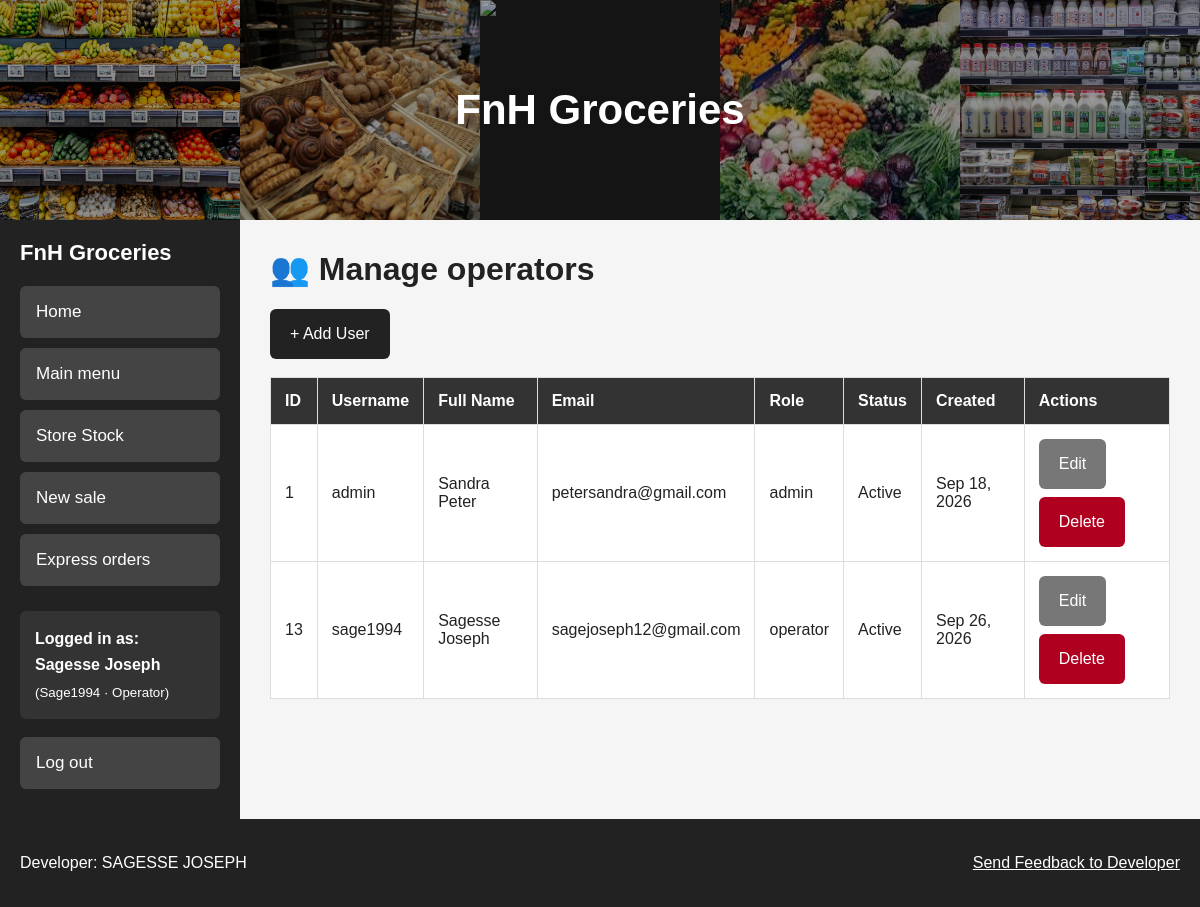
The app's page /operators/user.php (signed in) with its own data.
### tables this page shows
CREATE TABLE `users` (
  `user_id` int(10) UNSIGNED NOT NULL,
  `username` varchar(30) NOT NULL,
  `password_hash` varchar(255) NOT NULL,
  `full_name` varchar(80) NOT NULL,
  `email` varchar(200) NOT NULL,
  `role` enum('admin','operator') NOT NULL DEFAULT 'operator',
  `is_active` tinyint(4) NOT NULL DEFAULT 1,
  `created_at` datetime NOT NULL DEFAULT current_timestamp()
);

### includes/helpers.php (called while the page is built, shortened)
<?php
function h($value): string
{
    return htmlspecialchars((string)$value, ENT_QUOTES, 'UTF-8');
}

### includes/auth.php (called while the page is built, shortened)
<?php
function current_user()
{
    return isset($_SESSION['user']) ? $_SESSION['user'] : null;
}

### includes/navbar.php (called while the page is built)
<?php
function all_nav_items(): array
{
    return array(
        array('label' => 'Home',             'file' => '/FnH-Groceries/home.php',            'icon' => 'home.png',  'roles' => array('admin', 'operator')),
        array('label' => 'Main menu',        'file' => '/FnH-Groceries/menu.php',            'icon' => 'menu.png',  'roles' => array('admin', 'operator')),
        array('label' => 'Store Stock ',     'file' => '/FnH-Groceries/stock/index.php',           'icon' => 'stock.png', 'roles' => array('admin', 'operator')),
        array('label' => 'New sale',         'file' => '/FnH-Groceries/sales/new.php',        'icon' => 'new.png',  'roles' => array('admin', 'operator')),
        array('label' => 'Operators',        'file' => '/FnH-Groceries/operators/user.php',   'icon' => 'users.png',       'roles' => array('admin')),
        array('label' => 'Express orders', 'file' => '/FnH-Groceries/express/index.php', 'icon' => 'express.png', 'roles' => array('admin', 'operator')),
    );
}
function nav_items_for(array $user): array
{
    $items = array();
    foreach (all_nav_items() as $item) {
        if (in_array($user['role'], $item['roles'], true)) {
            $items[] = $item;
        }
    }
    return $items;
}

### includes/database.php (called while the page is built)
<?php
function db(): PDO
{
    static $pdo = null;
    if ($pdo === null) {
        $dsn = 'mysql:host=' . DB_HOST . ';dbname=' . DB_NAME . ';charset=utf8mb4';
        $pdo = new PDO($dsn, DB_USER, DB_PASS, array(
            PDO::ATTR_ERRMODE            => PDO::ERRMODE_EXCEPTION,
            PDO::ATTR_DEFAULT_FETCH_MODE => PDO::FETCH_ASSOC,
            PDO::ATTR_EMULATE_PREPARES   => false,
        ));
    }
    return $pdo;
}
?>

### includes/manage-operators-functions.php (called while the page is built, shortened)
<?php
function list_users(?string $role = null): array
{
    $sql = 'SELECT user_id, username, full_name, email, role, is_active, created_at FROM users';
    $sql .= ' ORDER BY role, username';
    $stmt = db()->prepare($sql);
    $params = ($role !== null) ? [$role] : [];
    $stmt->execute($params);
    return $stmt->fetchAll();
}

### operators/user.php (the view, shortened to what this page needs)
<?php
$list = list_users();
require __DIR__ . '/../includes/header.php';
?>
<h1>👥 Manage operators</h1>
<a href="add-user.php" class="button button-primary">
    + Add User
</a>
<br><br>
<table>
    <thead>
        <tr>
            <th>ID</th>
            <th>Username</th>
            <th>Full Name</th>
            <th>Email</th>
            <th>Role</th>
            <th>Status</th>
            <th>Created</th>
            <th>Actions</th>
        </tr>
    </thead>
    <tbody>
        <?php if (!empty($list)): ?>
            <?php foreach ($list as $user): ?>
                <?php $created = strtotime((string)$user['created_at']); ?>
                <tr>
                    <td><?= (int)$user['user_id'] ?></td>
                    <td><?= $user['username'] ?></td>
                    <td><?= $user['full_name'] ?></td>
                    <td><?= $user['email'] ?></td>
                    <td><?= $user['role'] ?></td>
                    <td><?= $user['is_active'] ? 'Active' : 'Inactive' ?></td>
                    <td><?= $created === false ? '' : date('M j, Y', $created) ?></td>
                    <td>
                        <div class="actions">
                            <a href="edit-user.php?id=<?= (int)$user["user_id"] ?>" class="button button-secondary">
                                Edit
                            </a>
                            <a href="delete-user.php?id=<?= (int)$user["user_id"] ?>" class="button button-danger" onclick="return confirm('Delete this operator?');">
                                Delete
                            </a>
                        </div>
                    </td>
                </tr>
            <?php endforeach; ?>
        <?php endif; ?>
    </tbody>
</table>
<?php require __DIR__ . '/../includes/footer.php'; ?>

### includes/header.php (shortened to what this page needs)
<?php
$user = current_user();
?>
<!DOCTYPE html>
<html lang="en">
<head>
    <link
        rel="stylesheet"
        href="/FnH-Groceries/assets/css/style.css">
</head>
<body>
    <header class="site-header">
        <div class="banner">
            <img
                src="/FnH-Groceries/assets/images/banner/fruit.png"
                alt="Fresh fruit">
            <img
                src="/FnH-Groceries/assets/images/banner/bread.png"
                alt="Fresh bread">
            <img
                src="/FnH-Groceries/assets/images/banner/grocery.png"
                alt="Groceries">
            <img
                src="/FnH-Groceries/assets/images/banner/vegetables.png"
                alt="Fresh vegetables">
            <img
                src="/FnH-Groceries/assets/images/banner/milk.png"
                alt="Milk">
            <div class="banner-title">
                <?php echo h(SITE_TITLE); ?>
            </div>
        </div>
    </header>
    <div class="page-layout">
        <nav class="sidebar">
            <div class="nav-title">
                FnH Groceries
            </div>
            <?php if ($user): ?>
                <?php foreach (nav_items_for($user) as $item): ?>
                    <a class="nav-button" href="<?php echo h($item['file']); ?>"><?php echo h($item['label']); ?></a>
                <?php endforeach; ?>
                <div class="operator-box">
                    <strong>Logged in as:</strong>
                    <span>
                        <?php echo h($user['full_name']); ?>
                    </span>
                    <small>
                        (<?php echo h($user['username']); ?> &middot; <?php echo h($user['role']); ?>)
                    </small>
                </div><br>
                <a class="nav-button " href="/FnH-Groceries/logout.php">Log out</a>
            <?php else: ?>
                <a class="nav-button" href="index.php">Login</a>
            <?php endif; ?>
        </nav>
        <main class="main-content">

### assets/css/style.css (style rules this page uses)
* { box-sizing: border-box; }
html { font-size: 16px; }
body { margin: 0; font-family: Arial, Helvetica, sans-serif; background: #f5f5f5; color: #222; }
.site-header { width: 100%; }
.banner { position: relative; height: 220px; display: flex; overflow: hidden; background: #222; }
.banner img { width: 20%; height: 100%; object-fit: cover; }
.banner-title { position: absolute; inset: 0; display: flex; justify-content: center; align-items: center; background: rgba(0, 0, 0, 0.4); color: white; font-size: 42px; font-weight: bold; text-align: center; }
.page-layout { display: flex; min-height: calc(100vh - 300px); }
.sidebar { width: 240px; flex-shrink: 0; background: #222; padding: 20px; }
.nav-title { color: white; font-size: 22px; font-weight: bold; margin-bottom: 20px; }
.nav-button { display: flex; min-height: 52px; align-items: center; margin-bottom: 10px; padding: 12px 16px; background: #444; color: white; text-decoration: none; border-radius: 6px; font-size: 17px; }
.operator-box { margin-top: 25px; padding: 15px; background: #333; color: white; border-radius: 6px; line-height: 1.6; }
.operator-box span { display: block; font-weight: bold; }
.operator-box small { display: block; margin-top: 5px; text-transform: capitalize; }
.main-content { flex: 1; padding: 30px; min-width: 0; }
.main-content h1 { margin-top: 0; }
button, .button { min-height: 50px; padding: 12px 20px; border: none; border-radius: 6px; font-size: 16px; cursor: pointer; text-decoration: none; display: inline-flex; align-items: center; justify-content: center; }
.button-primary { background: #222; color: white; }
.button-danger { background: #b00020; color: white; }
.button-secondary { background: #777; color: white; }
table { width: 100%; border-collapse: collapse; background: white; }
th, td { padding: 14px; border: 1px solid #ddd; text-align: left; }
th { background: #333; color: white; }
.actions { display: flex; gap: 8px; flex-wrap: wrap; }

### records on screen
users: full_name "Sagesse Joseph", username "Sage1994", role "Operator", user_id "13", username "sage1994", email "sagejoseph12@gmail.com", role "operator", is_active "Active", created_at "Sep 26, 2026"
users: user_id "1", username "admin", full_name "Sandra Peter", email "petersandra@gmail.com", role "admin", is_active "Active", created_at "Sep 18, 2026"

### other values on screen
SITE_TITLE "FnH Groceries"
$item['label'] "Home"
$item['label'] "Main menu"
$item['label'] "Store Stock"
$item['label'] "New sale"
$item['label'] "Express orders"
